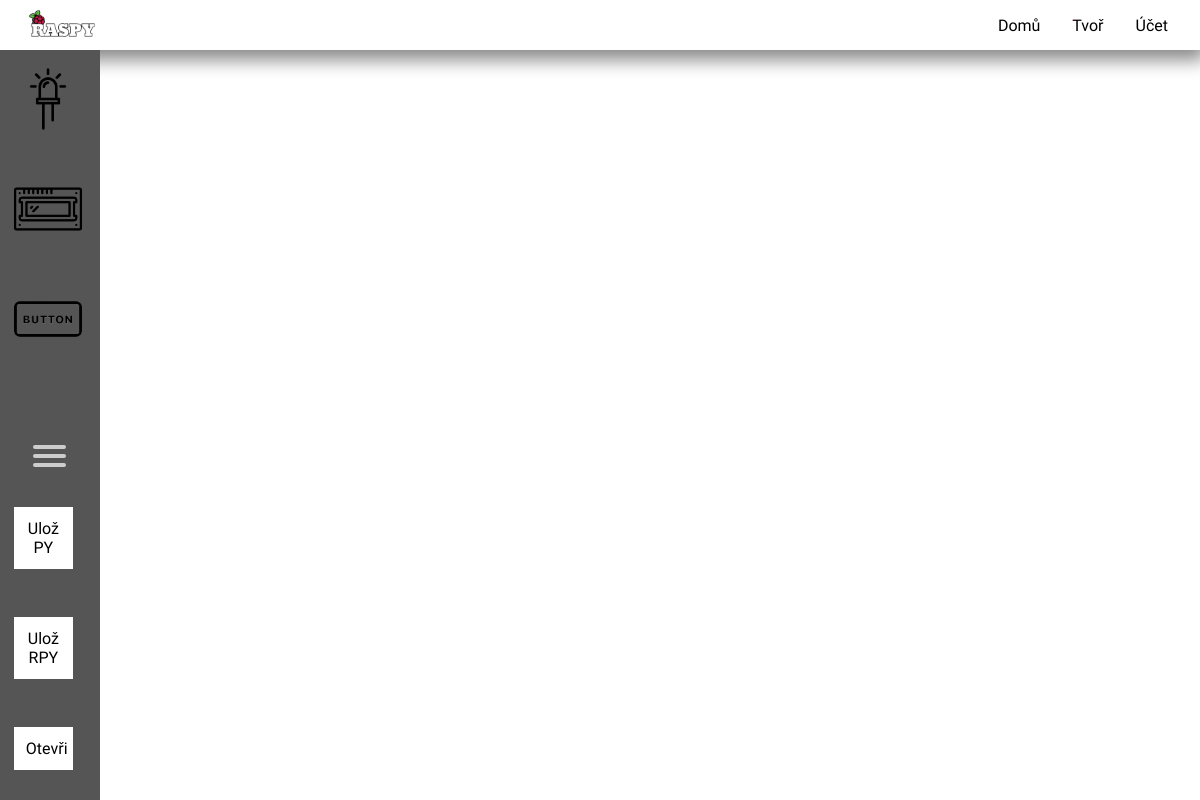
/create, run on the app's committed database.
### Main/models.py (models this page shows)
class Component(models.Model):
    name = models.CharField(max_length=30)
    icon = models.ImageField(upload_to ='static/images/')

### Main/views.py (the view, shortened to what this page needs)
# urls.py: path('create', views.create, name='create'),
def create(request, filename=None):
    components = Component.objects.all().values()
    context = {
        "components": components,
    }
    if filename is None:
        return render(request, "create.html", context)

### templates/create.html (shortened to what this page needs)
{% load static %}
<!DOCTYPE html>
<html>
	<head>
		<link rel="stylesheet" type='text/css' href="{% static 'css/style-nav.css' %}">
		<link rel="stylesheet" type='text/css' href="{% static 'css/style-slide.css'%}">
		<link rel="stylesheet" type='text/css' href="{% static 'css/style.css'%}">
	</head>
	<body>
	    <section class="top-nav">
		    <div class="logo">
		      <img src="{% static 'images/logo.png' %}">
		    </div>
		    <ul class="menu">
		      <a class="item" href="/">Domů</a>
		      <a class="item" href="/create">Tvoř</a>
		      <a class="item" href="/login">Účet</a>
		    </ul>
		</section>
		<div class="vertical-menu">
			  <div class="container">
			    <div class="row">
			    		{% for component in components|slice:":3" %}
							<div class="col">
				            	<div id="{{ component.name }}Pic" > <img id="myImage-{{ component.name }}" src="{% static 'images/'|add:component.name|add:'.png' %}" alt="{{ component.name }}"></div>
				        	</div>
			    		{% endfor %}
			    		<div class="col">
			    			<nav role="navigation">
								  <div id="menuToggle">
								    <span></span>
								    <span></span>
								    <span></span>
								  </div>
								</nav>
			    		</div>
						<div class="col">
							<button id="btn" class="button button5">Ulož PY</button>
				        </div>
				        <div class="col">
								<button id="btn_save_rpy" class="button button5">Ulož RPY</button>
				        </div>
				        <div class="col">
							<button id="btn_open" class="button button5">Otevři</button>
				        </div>
				    </div>
				</div>
		</div>
	</body>
</html>

### static/css/style-nav.css (style rules this page uses)
html, body { margin: 0; height: 100%; }
.item { background-image: linear-gradient( to right, #730505, #730505 50%, #000 50% ); background-size: 200% 100%; background-position: -100%; display: inline-block; padding: 5px 0; position: relative; -webkit-background-clip: text; -webkit-text-fill-color: transparent; transition: all 0.3s ease-in-out; }
.item:before { content: ''; background: #730505; display: block; position: absolute; bottom: -3px; left: 0; width: 0; height: 3px; transition: all 0.3s ease-in-out; }
* { font-family: "Raleway"; box-sizing: border-box; }
.logo { position: relative; top: 5px; width: 8%; }
.top-nav { display: flex; flex-direction: row; align-items: center; justify-content: space-between; background: #FFFFFF; color: #000000; height: 50px; padding: 1em; box-shadow: 5px 10px 18px #888888; }
.menu { display: flex; flex-direction: row; list-style-type: none; margin: 0; padding: 0; }
.menu > .item { margin: 0 1rem; overflow: hidden; }

### static/css/style-slide.css (style rules this page uses)
* { box-sizing: border-box }
body { font-family: Verdana, sans-serif; margin: 0; }
img { position: relative; vertical-align: middle; width: 75%; left: 12.5%; }

### static/css/style.css (style rules this page uses)
.vertical-menu { height: 93%; width: 100px; background-color: #555; }
.row { padding: 5px; }
.col { position: relative; height: 100px; margin: 10px; width: 100%; right: 13.5%; }
.button { background-color: #4CAF50; border: none; color: white; padding: 12px 12px; display: inline-block; font-size: 16px; transition-duration: 0.4s; cursor: pointer; width: 70%; text-align: center; }
.button5 { background-color: white; color: black; border: 2px solid #555555; }
.col > button { position: relative; left: 10%; }
#menuToggle { display: block; position: relative; top: 50px; left: 30px; z-index: 1; -webkit-user-select: none; user-select: none; }
#menuToggle span { display: block; width: 33px; height: 4px; margin-bottom: 5px; position: relative; background: #cdcdcd; border-radius: 3px; z-index: 1; transform-origin: 4px 0px; transition: transform 0.5s cubic-bezier(0.77,0.2,0.05,1.0), background 0.5s cubic-bezier(0.77,0.2,0.05,1.0), opacity 0.55s ease; }
#menuToggle span:nth-last-child(2) { transform-origin: 0% 100%; }

### data on the page
Component: shows a picture
Component: shows a picture
Component: shows a picture
